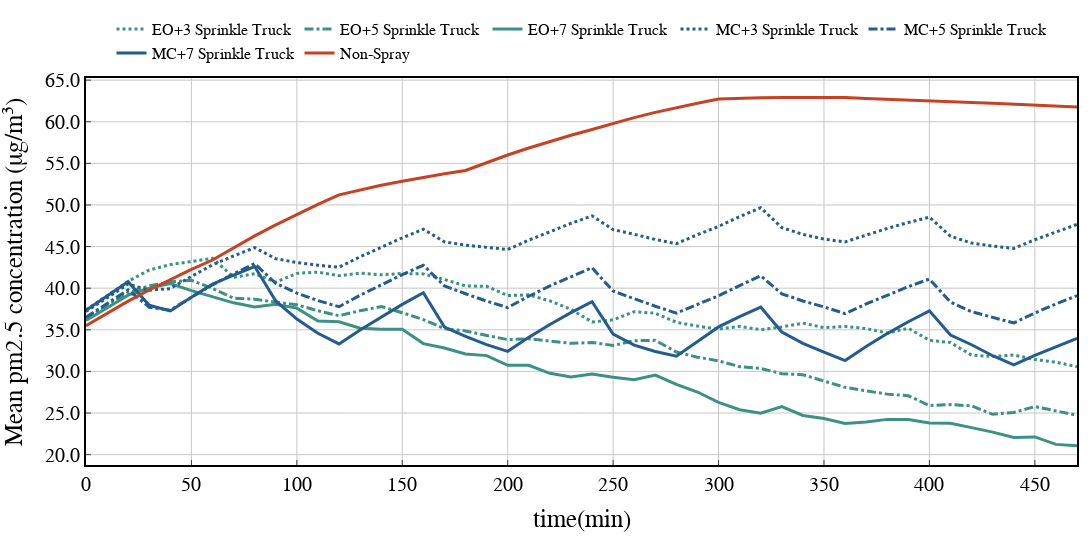

Notebook source saved alongside this figure:
### Code cell
width = 1100
height = 540
linewidth = 3
markersymbol={'FH':4, 'HEUR':17, 'DDRL':2}
markersize = 1
linetype = {'Low':'dot','Medium':'dashdot','High':'solid'}
labels = []
Time_deadline = 48
for i in range(Time_deadline):
    labels.append(int(i*10))

xtitle = 'time(min)'
ytitle = 'Mean pm2.5 concentration (μg/m³)'

fig = go.Figure()

fig.add_trace(go.Scatter(x=labels, y=strategy_meanpm[0][0][0:Time_deadline], name='EO+3 Sprinkle Truck', mode='lines', line=dict(color=colors_dict[1],dash=linetype['Low'], width=linewidth),))
fig.add_trace(go.Scatter(x=labels, y=strategy_meanpm[0][1][0:Time_deadline], name='EO+5 Sprinkle Truck', mode='lines', line=dict(color=colors_dict[1],dash=linetype['Medium'], width=linewidth),))
fig.add_trace(go.Scatter(x=labels, y=strategy_meanpm[0][2][0:Time_deadline], name='EO+7 Sprinkle Truck', mode='lines', line=dict(color=colors_dict[1],dash=linetype['High'], width=linewidth),))
fig.add_trace(go.Scatter(x=labels, y=strategy_meanpm[2][0][0:Time_deadline], name='MC+3 Sprinkle Truck', mode='lines', line=dict(color=colors_dict[2],dash=linetype['Low'], width=linewidth),))
fig.add_trace(go.Scatter(x=labels, y=strategy_meanpm[2][1][0:Time_deadline], name='MC+5 Sprinkle Truck', mode='lines', line=dict(color=colors_dict[2],dash=linetype['Medium'], width=linewidth),))
fig.add_trace(go.Scatter(x=labels, y=strategy_meanpm[2][2][0:Time_deadline], name='MC+7 Sprinkle Truck', mode='lines', line=dict(color=colors_dict[2],dash=linetype['High'], width=linewidth),))
fig.add_trace(go.Scatter(x=labels, y=strategy_meanpm[3][0][0:Time_deadline], name='Non-Spray', marker=dict(size=markersize, symbol=markersymbol['DDRL']),line=dict(color=colors_dict[0], width=linewidth),))


fig = line_update_fig(fig, xtitle, ytitle, width=width, height=height)
fig.update_xaxes(title_text=xtitle, title_font=dict(size=25),tickfont=dict(size=20))
fig.update_yaxes(title_text=ytitle, title_font=dict(size=25),tickfont=dict(size=20))
fig.update_layout(legend=dict(font=dict(size=16))) # name size
fig.show()
filename = './outputs/png/line_averagepollution-teamsize357-linetype.png'
print(filename)
fig.write_image(filename, scale=1)

### Figure 1 — Plotly figure (JSON) as saved in the notebook; plotly's stock layout.template omitted (floating-point values rounded to 4 significant figures)
{"data": [{"line": {"color": "#3D9182", "dash": "dot", "width": 3}, "mode": "lines", "name": "EO+3 Sprinkle Truck", "type": "scatter", "x": [0, 10, 20, 30, 40, 50, 60, 70, 80, 90, 100, 110, 120, 130, 140, 150, 160, 170, 180, 190, 200, 210, 220, 230, 240, 250, 260, 270, 280, 290, 300, 310, 320, 330, 340, 350, 360, 370, 380, 390, 400, 410, 420, 430, 440, 450, 460, 470], "y": [37.4, 39.16, 40.83, 42.18, 42.84, 43.2, 43.59, 41.31, 41.74, 40.72, 41.78, 41.93, 41.49, 41.81, 41.61, 41.76, 41.72, 41.04, 40.27, 40.22, 39.12, 39.2, 38.48, 37.45, 35.94, 36.2, 37.18, 36.99, 35.9, 35.45, 35.07, 35.41, 35.01, 35.34, 35.8, 35.25, 35.4, 35.15, 34.61, 35.18, 33.74, 33.46, 31.95, 31.79, 31.97, 31.43, 31.11, 30.56]}, {"line": {"color": "#3D9182", "dash": "dashdot", "width": 3}, "mode": "lines", "name": "EO+5 Sprinkle Truck", "type": "scatter", "x": [0, 10, 20, 30, 40, 50, 60, 70, 80, 90, 100, 110, 120, 130, 140, 150, 160, 170, 180, 190, 200, 210, 220, 230, 240, 250, 260, 270, 280, 290, 300, 310, 320, 330, 340, 350, 360, 370, 380, 390, 400, 410, 420, 430, 440, 450, 460, 470], "y": [36.3, 37.93, 39.47, 40.28, 40.76, 40.94, 39.98, 38.8, 38.68, 38.31, 38.0, 37.28, 36.69, 37.29, 37.79, 37.06, 36.23, 35.14, 34.86, 34.32, 33.83, 33.92, 33.65, 33.38, 33.48, 33.11, 33.69, 33.73, 32.34, 31.71, 31.27, 30.57, 30.35, 29.73, 29.6, 28.85, 28.09, 27.66, 27.27, 27.07, 25.9, 26.01, 25.86, 24.85, 25.07, 25.77, 25.23, 24.73]}, {"line": {"color": "#3D9182", "dash": "solid", "width": 3}, "mode": "lines", "name": "EO+7 Sprinkle Truck", "type": "scatter", "x": [0, 10, 20, 30, 40, 50, 60, 70, 80, 90, 100, 110, 120, 130, 140, 150, 160, 170, 180, 190, 200, 210, 220, 230, 240, 250, 260, 270, 280, 290, 300, 310, 320, 330, 340, 350, 360, 370, 380, 390, 400, 410, 420, 430, 440, 450, 460, 470], "y": [36.13, 37.69, 39.16, 40.01, 40.55, 39.71, 38.97, 38.24, 37.74, 38.08, 37.6, 36.04, 35.97, 35.18, 35.06, 35.06, 33.34, 32.8, 32.09, 31.9, 30.73, 30.73, 29.77, 29.32, 29.7, 29.29, 28.99, 29.55, 28.45, 27.52, 26.28, 25.39, 24.98, 25.77, 24.7, 24.34, 23.74, 23.92, 24.24, 24.23, 23.81, 23.76, 23.25, 22.7, 22.05, 22.13, 21.23, 21.08]}, {"line": {"color": "#245C8F", "dash": "dot", "width": 3}, "mode": "lines", "name": "MC+3 Sprinkle Truck", "type": "scatter", "x": [0, 10, 20, 30, 40, 50, 60, 70, 80, 90, 100, 110, 120, 130, 140, 150, 160, 170, 180, 190, 200, 210, 220, 230, 240, 250, 260, 270, 280, 290, 300, 310, 320, 330, 340, 350, 360, 370, 380, 390, 400, 410, 420, 430, 440, 450, 460, 470], "y": [37.2, 38.9, 40.49, 39.75, 39.95, 41.42, 42.81, 43.88, 44.87, 43.54, 43.08, 42.76, 42.52, 43.77, 44.95, 46.05, 47.08, 45.57, 45.17, 44.93, 44.65, 45.77, 46.81, 47.79, 48.7, 47.04, 46.47, 45.86, 45.34, 46.43, 47.42, 48.6, 49.67, 47.28, 46.47, 45.9, 45.56, 46.4, 47.18, 47.89, 48.54, 46.24, 45.42, 45.06, 44.78, 45.82, 46.78, 47.66]}, {"line": {"color": "#245C8F", "dash": "dashdot", "width": 3}, "mode": "lines", "name": "MC+5 Sprinkle Truck", "type": "scatter", "x": [0, 10, 20, 30, 40, 50, 60, 70, 80, 90, 100, 110, 120, 130, 140, 150, 160, 170, 180, 190, 200, 210, 220, 230, 240, 250, 260, 270, 280, 290, 300, 310, 320, 330, 340, 350, 360, 370, 380, 390, 400, 410, 420, 430, 440, 450, 460, 470], "y": [36.52, 38.2, 39.8, 37.71, 37.36, 38.92, 40.4, 41.72, 42.96, 40.57, 39.41, 38.51, 37.77, 39.15, 40.43, 41.63, 42.75, 40.28, 39.33, 38.44, 37.67, 39.03, 40.28, 41.42, 42.46, 39.65, 38.7, 37.83, 37.0, 38.09, 39.09, 40.31, 41.48, 39.32, 38.46, 37.75, 36.94, 38.11, 39.19, 40.18, 41.1, 38.32, 37.18, 36.49, 35.82, 37.01, 38.1, 39.09]}, {"line": {"color": "#245C8F", "dash": "solid", "width": 3}, "mode": "lines", "name": "MC+7 Sprinkle Truck", "type": "scatter", "x": [0, 10, 20, 30, 40, 50, 60, 70, 80, 90, 100, 110, 120, 130, 140, 150, 160, 170, 180, 190, 200, 210, 220, 230, 240, 250, 260, 270, 280, 290, 300, 310, 320, 330, 340, 350, 360, 370, 380, 390, 400, 410, 420, 430, 440, 450, 460, 470], "y": [37.33, 39.11, 40.78, 37.94, 37.27, 38.92, 40.48, 41.57, 42.6, 38.47, 36.29, 34.58, 33.3, 34.98, 36.56, 38.05, 39.45, 35.32, 34.21, 33.21, 32.41, 34.09, 35.64, 37.06, 38.37, 34.48, 33.15, 32.39, 31.83, 33.64, 35.35, 36.59, 37.74, 34.74, 33.37, 32.31, 31.3, 32.99, 34.54, 35.97, 37.28, 34.37, 33.2, 31.88, 30.77, 31.94, 33.0, 33.97]}, {"line": {"color": "#C74223", "width": 3}, "marker": {"size": 1, "symbol": 2}, "name": "Non-Spray", "type": "scatter", "x": [0, 10, 20, 30, 40, 50, 60, 70, 80, 90, 100, 110, 120, 130, 140, 150, 160, 170, 180, 190, 200, 210, 220, 230, 240, 250, 260, 270, 280, 290, 300, 310, 320, 330, 340, 350, 360, 370, 380, 390, 400, 410, 420, 430, 440, 450, 460, 470], "y": [35.49, 37.01, 38.44, 39.78, 41.06, 42.25, 43.38, 44.87, 46.28, 47.61, 48.88, 50.08, 51.22, 51.81, 52.36, 52.86, 53.32, 53.75, 54.14, 55.11, 56.01, 56.85, 57.63, 58.37, 59.06, 59.81, 60.5, 61.12, 61.7, 62.23, 62.72, 62.82, 62.88, 62.92, 62.93, 62.93, 62.92, 62.78, 62.67, 62.58, 62.49, 62.4, 62.31, 62.23, 62.13, 62.02, 61.9, 61.77]}], "layout": {"font": {"color": "rgb(0, 0, 0)", "family": "Arial", "size": 30}, "height": 540, "legend": {"font": {"size": 16}, "orientation": "h", "title": {"text": ""}, "x": 0.5, "xanchor": "center", "y": 1.17, "yanchor": "top"}, "margin": {"b": 15, "l": 15, "r": 15, "t": 15}, "plot_bgcolor": "rgb(255,255,255)", "width": 1100, "xaxis": {"gridcolor": "rgb(200, 200, 200)", "linecolor": "rgb(0, 0, 0)", "linewidth": 2, "mirror": true, "showline": true, "tickfont": {"size": 20}, "ticks": "inside", "title": {"font": {"size": 25}, "text": "time(min)"}}, "yaxis": {"gridcolor": "rgb(200, 200, 200)", "linecolor": "rgb(0, 0, 0)", "linewidth": 2, "mirror": true, "showline": true, "tickfont": {"size": 20}, "tickformat": ".1f", "ticks": "inside", "title": {"font": {"size": 25}, "text": "Mean pm2.5 concentration (μg/m³)"}}}}
